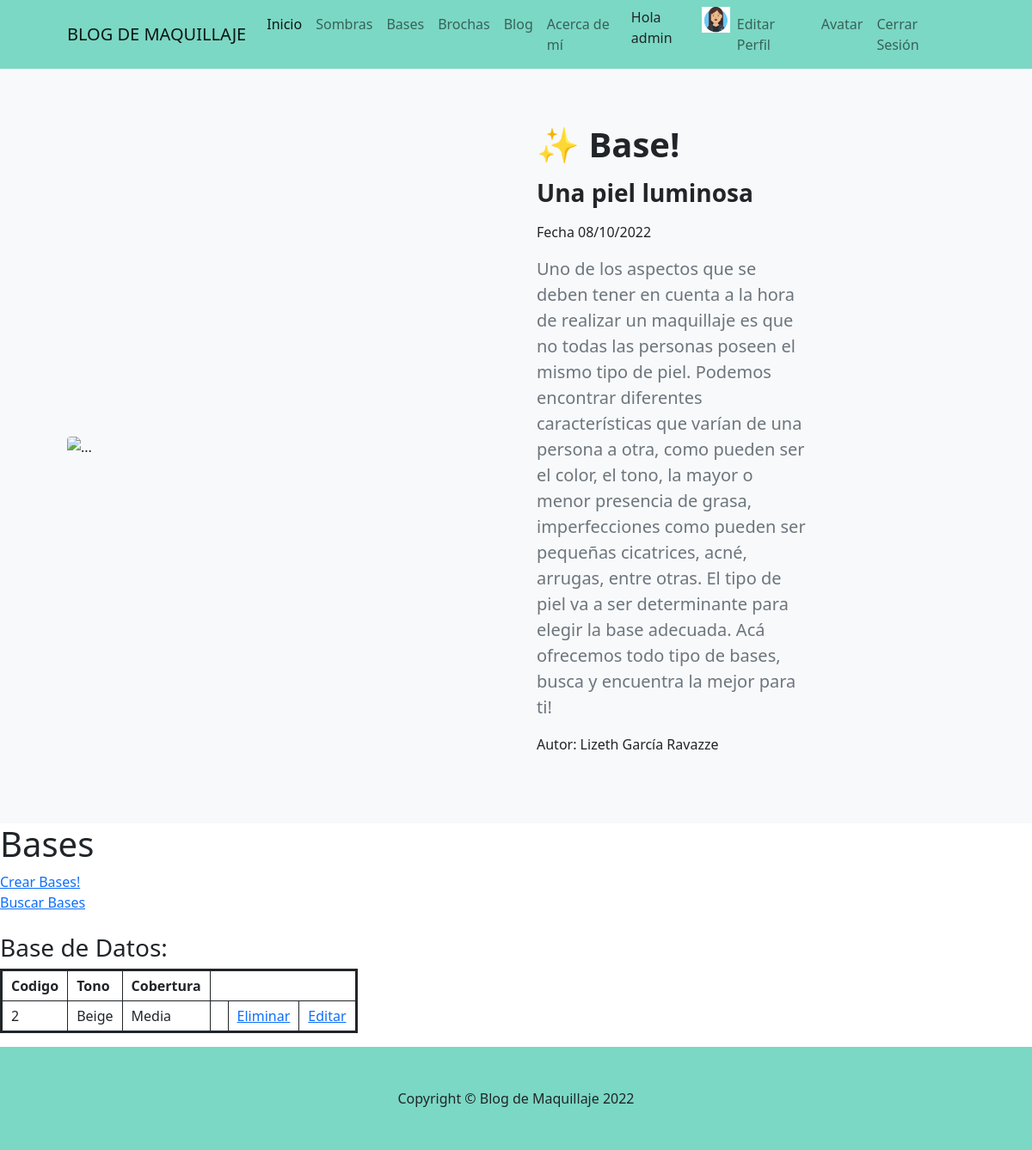
Screenshot of /AppGR/base/ (signed in) with the database file from the repository.
### AppGR/models.py (models this page shows, shortened)
class Base(models.Model):
    codigo=models.IntegerField()
    tono=models.CharField(max_length=100)
    cobertura=models.CharField(max_length=100)

### AppGR/views.py (the view)
# urls.py: path('base/', views.base, name="base"),
def base(request):
      base = Base.objects.all()
      return render(request, "base.html", {'base': base, "avatar": obtenerAvatar(request)})

### AppGR/views.py (called while the page is built)
def obtenerAvatar(request):
      lista=Avatar.objects.filter(user=request.user.id)
      if len(lista)!=0:
            imagen=lista[0].imagen.url
      else:
            imagen="/media/avatares/avatarpordefecto.jpg"
      return imagen

### AppGR/templates/base.html (shortened to what this page needs)
{% extends "padre.html" %}
{% block contenido_base %}
<section class="py-3 bg-light">
  <div class="container px-5 my-5">
      <div class="row gx-5 align-items-center">
          <div class="col-lg-6"><img class="img-fluid rounded mb-5 mb-lg-0" src=https://www.entrenosotras.cl/wp-content/uploads/elementor/thumbs/Ok-opyh0duekzt8wprzdr5mgt6c49710pp3xb33g2nfe8.jpg alt="..." /></div>
          <div class="col-lg-4">
            <h1 class="fw-bolder">✨ Base!</h1>
            <h3 class="fw-bolder"> Una piel luminosa</h3>
            </h5>Fecha 08/10/2022</h5>
            <p class="lead fw-normal text-muted mb-0">Uno de los aspectos que se deben tener en cuenta a la hora de realizar un maquillaje es que no todas las personas poseen el mismo tipo de piel. Podemos encontrar diferentes características que varían de una persona a otra, como pueden ser el color, el tono, la mayor o menor presencia de grasa, imperfecciones como pueden ser pequeñas cicatrices, acné, arrugas, entre otras. El tipo de piel va a ser determinante para elegir la base adecuada. Acá ofrecemos todo tipo de bases, busca y encuentra la mejor para ti!
            </p>
            </h4>Autor: Lizeth García Ravazze</h4>
              </div>
          </div>
      </section>
<h1>Bases</h1>
<a href="{% url 'base_formulario' %}">Crear Bases!</a>
<br>
<a href="{% url 'form_busqueda_base' %}">Buscar Bases</a>
<br><br>
<h3>Base de Datos:</h3>
<table class="coder-table">
  <tbody>
    <tr>
      <th>
        <strong>Codigo</strong>
      </th>
      <th>
        <strong>Tono</strong>
      </th>
      <th>
        <strong>Cobertura</strong>
      </th>
    </tr>
    {% for bases in base %}
    <tr>
      <td>{{bases.codigo}}</td>
      <td>{{bases.tono}}</td>
      <td>{{bases.cobertura}}</td>
      <td></td>
      <td><a href="{% url 'eliminar_base' bases.id %}">Eliminar</a></td>
      <td><a href="{% url 'editar_base' bases.id %}">Editar</a></td>
    </tr>
    {% endfor %}
  </tbody>
</table>
{% endblock contenido_base %}

### AppGR/templates/padre.html (shortened to what this page needs)
{% load static %}
<!DOCTYPE html>
<html lang="en">
    <head>
        <link href="{% static 'AppGR/css/styles.css' %}" rel="stylesheet" />
    </head>
    <body>
        <nav class="navbar navbar-expand-lg navbar-light" style="background-color: #7bd8c4;">
            <div class="container px-5">
                <a class="navbar-brand mb-0 h1" href="{% url 'inicio' %}">BLOG DE MAQUILLAJE</a>
                <div class="collapse navbar-collapse" id="navbarSupportedContent">
                    <ul class="navbar-nav ms-auto mb-2 mb-lg-0">
                        <li class="nav-item"><a class="nav-link active" aria-current="page" href="{% url 'inicio' %}">Inicio</a></li>
                        <li class="nav-item"><a class="nav-link" href="{% url 'sombras' %}">Sombras</a></li>
                        <li class="nav-item"><a class="nav-link" href="{% url 'base' %}">Bases</a></li>
                        <li class="nav-item"><a class="nav-link" href="{% url 'brochas' %}">Brochas</a></li>
                        <li class="nav-item"><a class="nav-link" href="{% url 'blog' %}">Blog</a></li>
                        <li class="nav-item"><a class="nav-link" href="{% url 'about' %}">Acerca de mí</a></li>
                        {% if user.is_authenticated %}
                        <li class="nav-item"><a> Hola {{ user.username }}</a></li>
                        <img height="30px" src="{{ avatar}}" alt="">
                        <li class="nav-item"><a class="nav-link" href="{% url 'editar_perfil' %}">Editar Perfil</a></li>
                        <li class="nav-item"><a class="nav-link" href="{% url 'agregarAvatar' %}">Avatar</a></li>
                        <li class="nav-item"><a class="nav-link" href="{% url 'logout' %}">Cerrar Sesión</a></li>
                        {% else %}
                        <li class="nav-item"><a class="nav-link" href="{% url 'login' %}">Ingresar</a></li>
                        <li class="nav-item"><a class="nav-link" href="{% url 'register' %}">Registrarse</a></li>
                        {% endif %}
                    </ul>
                </div>
            </div>
        </nav>
        {% block contenido_base %}
        {% endblock contenido_base %}
        <footer class="py-5" style="background-color: #7bd8c4;">
            <div class="container px-4 px-lg-5"><p class="m-0 text-center text-dark">Copyright &copy; Blog de Maquillaje 2022</p></div>
        </footer>
    </body>
</html>

### AppGR/templates/base.html (style rules this page uses)
table.coder-table { border:3px solid; }
th, td { border:1px solid; padding:5px 10px; }

### rows the page displays
Base: codigo "2", tono "Beige", cobertura "Media"

### other values shown
{{ user.username }} "admin"
